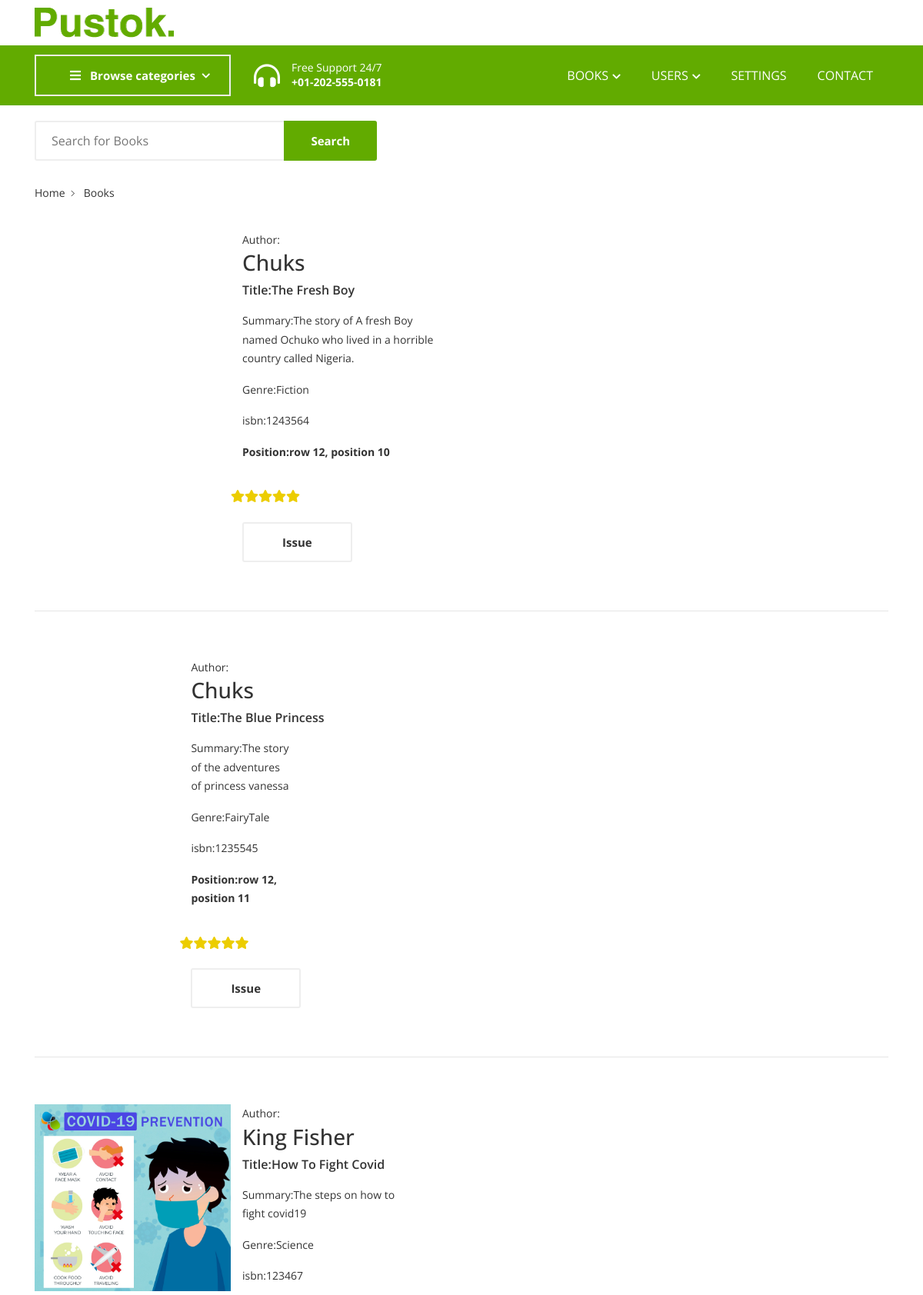
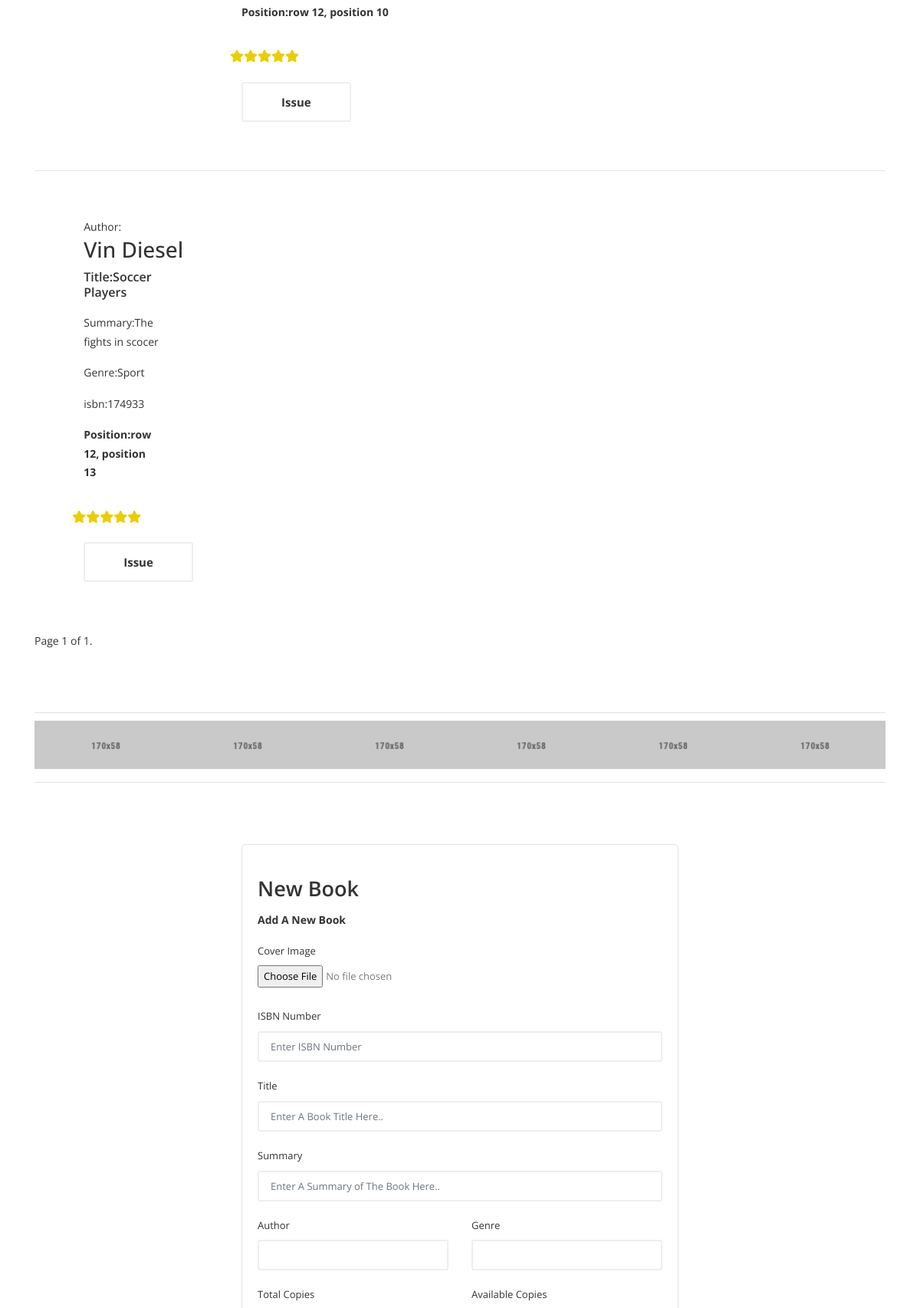
The app's page /book_list (signed in, upper part) with its own data (2 pictures, top to bottom).
### App/models.py (models this page shows, shortened)
class Settings(models.Model):
    image=models.ImageField(null=True,blank=True)
    name=models.TextField(null=True,blank=True)

class Book(models.Model):
    title=models.TextField()
    isbn = models.IntegerField()
    summary= models.TextField()
    author = models.TextField()
    position=models.CharField(max_length=100)
    genre=models.CharField(max_length=100)
    language=models.TextField()
    total_copies=models.IntegerField()
    available_copies=models.IntegerField()
    pic=models.ImageField(blank=True, null=True)
    review=models.IntegerField()
    paginate_by = 2

### App/views.py (the view, shortened to what this page needs)
# urls.py: path("book_list", views.book_list, name="book-list"),
@login_required
def book_list(request):
    book=Book.objects.all()
    paginator= Paginator(book,10)
    page_number = request.GET.get('page')
    page_obj = paginator.get_page(page_number)
    context = {"page_obj":page_obj, "categ":Genre.objects.all(), "lists":Genre.objects.all(), "details":Settings.objects.all(), "reviews":range(0,Book.objects.all().values_list('review')[0][0])}
    return render(request,'book-list.html', context)

### App/templates/book-list.html (shortened to what this page needs)
{% load static %}
<!DOCTYPE html>
<html lang="zxx">
 <head>
  <link href="{% static 'css/plugins.css' %}" media="screen" rel="stylesheet" type="text/css"/>
  <link href="{% static 'css/main.css' %}" media="screen" rel="stylesheet" type="text/css"/>
 </head>
 <body>
  <div class="site-wrapper" id="top">
   <div class="site-header header-2 mb--20 d-none d-lg-block">
    <div class="header-middle pt--10 pb--10">
     <div class="container">
      <div class="row align-items-center">
       <div class="col-lg-3">
         <a class="site-brand" href="index.html">
           {% for detail in details %}
          <img alt="" src="{{detail.image.url}}"/>
           {% endfor %}
         </a>
       </div>
      </div>
     </div>
    </div>
    <div class="header-bottom bg-primary">
     <div class="container">
      <div class="row align-items-center">
       <div class="col-lg-3">
        <nav class="category-nav white-nav">
         <div>
          <a class="category-trigger" href="javascript:void(0)">
           <i class="fa fa-bars">
           </i>
           Browse
                                        categories
          </a>
         </div>
        </nav>
       </div>
       <div class="col-lg-3">
        <div class="header-phone color-white">
         <div class="icon">
          <i class="fas fa-headphones-alt">
          </i>
         </div>
         <div class="text">
          <p>
           Free Support 24/7
          </p>
          <p class="font-weight-bold number">
           +01-202-555-0181
          </p>
         </div>
        </div>
       </div>
       <div class="col-lg-6">
        <div class="main-navigation flex-lg-right">
         <ul class="main-menu menu-right main-menu--white li-last-0">
          <li class="menu-item has-children">
           <a href="javascript:void(0)">
            Books
            <i class="fas fa-chevron-down dropdown-arrow">
            </i>
           </a>
          </li>
          <li class="menu-item has-children mega-menu">
           <a href="javascript:void(0)">
            Users
            <i class="fas fa-chevron-down dropdown-arrow">
            </i>
           </a>
          </li>
          <li class="menu-item">
           <a href="settings">
            Settings
           </a>
          </li>
          <li class="menu-item">
           <a href="contact">
            Contact
           </a>
          </li>
         </ul>
        </div>
       </div>
      </div>
     </div>
    </div>
   </div>
    <div class="header-bottom pb--10">
     <div class="container">
      <div class="row align-items-center">
       <div class="col-lg-5">
        <div class="header-search-block">
         <input placeholder="Search for Books" type="text"/>
         <button>
          Search
         </button>
        </div>
       </div>
      </div>
     </div>
    </div>
   </div>
   <section class="breadcrumb-section">
    <div class="container">
     <div class="breadcrumb-contents">
      <nav aria-label="breadcrumb">
       <ol class="breadcrumb">
        <li class="breadcrumb-item">
         <a href="index.html">
          Home
         </a>
        </li>
        <li class="breadcrumb-item active">
         Books
        </li>
       </ol>
      </nav>
     </div>
    </div>
   </section>
   <main class="inner-page-sec-padding-bottom">
    <div class="container">
     <div class="shop-product-wrap list with-pagination row space-db--30 shop-border">
       {% for book in page_obj %}
      <div class="col-lg-4 col-sm-6">
       <div class="product-card card-style-list">
        <div class="product-list-content">
         <div class="card-image">
          <img alt="" src="{{book.pic.url}}"/>
         </div>
         <div class="product-card--body">
          <div class="product-header">
           <a class="author">
            Author:<h3>{{book.author}}</h3>
           </a>
           <h3>
            <a tabindex="0">
             Title:{{book.title}}
            </a>
           </h3>
          </div>
          <article>
           <p>
            Summary:{{book.summary}}
           </p>
           <p>
            Genre:{{book.genre}}
           </p>
           <p>
            isbn:{{book.isbn}}
           </p>
           <p>
            <b>Position:{{book.position}}</b>
           </p>
          </article>
          <div class="row">
            {% for i in reviews %}
          <div class="rating-block">
           <span class="fas fa-star star_on">
           </span>
         </div>
          {% endfor %}
        </div>
          <div class="btn-block">
           <a class="btn btn-outlined" href="book_allotment">
            Issue
           </a>
          </div>
         </div>
        </div>
       </div>
      </div>
      {% endfor %}
     </div>
     <div class="row pt--30">
      <div class="col-md-12">
        <div class="pagination">
     <span class="step-links">
         <span class="current">
             Page {{ page_obj.number }} of {{ page_obj.paginator.num_pages }}.
         </span>
     </span>
 </div>
      </div>
     </div>
    </div>
   </main>
  <section class="section-margin">
   <div class="container">
    <div class="brand-slider sb-slick-slider border-top border-bottom" data-slick-responsive='[
                {"breakpoint":992, "settings": {"slidesToShow": 4} },
                {"breakpoint":768, "settings": {"slidesToShow": 3} },
                {"breakpoint":575, "settings": {"slidesToShow": 3} },
                {"breakpoint":480, "settings": {"slidesToShow": 2} },
                {"breakpoint":320, "settings": {"slidesToShow": 1} }
            ]' data-slick-setting='{
                                            "autoplay": true,
                                            "autoplaySpeed": 8000,
                                            "slidesToShow": 6
                                            }'>
     <div class="single-slide">
      <img alt="" src="{% static 'image/others/brand-1.jpg' %}"/>
     </div>
     <div class="single-slide">
      <img alt="" src="{% static 'image/others/brand-2.jpg' %}"/>
     </div>
     <div class="single-slide">
      <img alt="" src="{% static 'image/others/brand-3.jpg' %}"/>
     </div>
     <div class="single-slide">
      <img alt="" src="{% static 'image/others/brand-4.jpg' %}"/>
     </div>
     <div class="single-slide">
      <img alt="" src="{% static 'image/others/brand-5.jpg' %}"/>
     </div>
     <div class="single-slide">
      <img alt="" src="{% static 'image/others/brand-6.jpg' %}"/>
     </div>
    </div>
   </div>
  </section>
<center>
<div class="col-sm-12 col-md-12 col-xs-12 col-lg-6 mb--30 mb-lg--0">
 <form action="{% url 'APP:book-list' %}" enctype="multipart/form-data" method="POST" >
  <div class="login-form">
   <h4 class="login-title">
    New Book
   </h4>
   <p>
    <span class="font-weight-bold">
     Add  A New Book
    </span>
   </p>
   <div class="row">
    <div class="col-md-12 col-12 mb--15">
     <label for="email">
      Cover Image
     </label>
     <input id="image" name="image" placeholder="Enter your full name" type="file"/>
    </div>
    <div class="col-12 mb--20">
     <label for="email">
      ISBN Number
     </label>
     <input class="mb-0 form-control" id="isbn" name="isbn" placeholder="Enter ISBN Number" type="number"/>
    </div>
    <div class="col-12 mb--20">
     <label for="email">
      Title
     </label>
     <input class="mb-0 form-control" id="title" name="title" placeholder="Enter A Book Title Here.." type="text"/>
    </div>
    <div class="col-12 mb--20">
     <label for="email">
      Summary
     </label>
     <input class="mb-0 form-control" id="summary" name="summary" placeholder="Enter A Summary of The Book Here.." type="text"/>
    </div>
    <div class="col-lg-6 mb--20">
     <label for="email">
      Author
     </label>
     <input class="mb-0 form-control" id="author" name="author"  type="text"/>
    </div>
    <div class="col-lg-6 mb--20">
     <label for="email">
      Genre
     </label>
     <input class="mb-0 form-control" id="genre" name="genre"  type="text"/>
    </div>
    <div class="col-lg-6 mb--20">
     <label for="email">
      Total Copies
     </label>
    </div>
    <div class="col-lg-6 mb--20">
     <label for="email">
      Available Copies
     </label>
    </div>
   </div>
  </div>
 </form>
</div>
</center>
 </body>
</html>

### records on screen
Settings: image (picture)
Book: author "Chuks", title "The Fresh Boy", summary "The story of A fresh Boy named Ochuko who lived in a horrible country called Nigeria.", genre "Fiction", isbn "1243564", position "row 12, position 10"
Book: author "Chuks", title "The Blue Princess", summary "The story of the adventures of princess vanessa", genre "FairyTale", isbn "1235545", position "row 12, position 11"
Book: pic (picture), author "King Fisher", title "How To Fight Covid", summary "The steps on how to fight covid19", genre "Science", isbn "123467", position "row 12, position 10"
Book: author "Vin Diesel", title "Soccer Players", summary "The fights in scocer", genre "Sport", isbn "174933", position "row 12, position 13"

### other values on screen
{{ page_obj.number }} "1"
{{ page_obj.paginator.num_pages }} "1"
